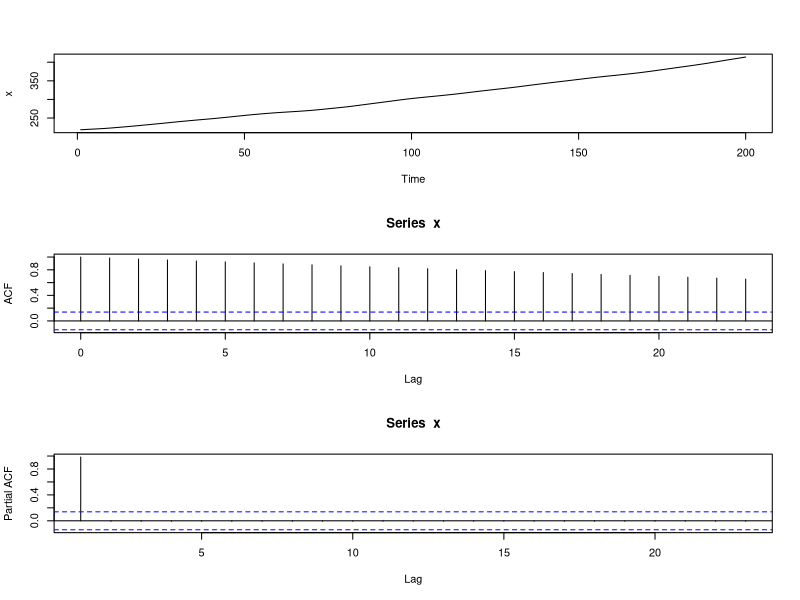
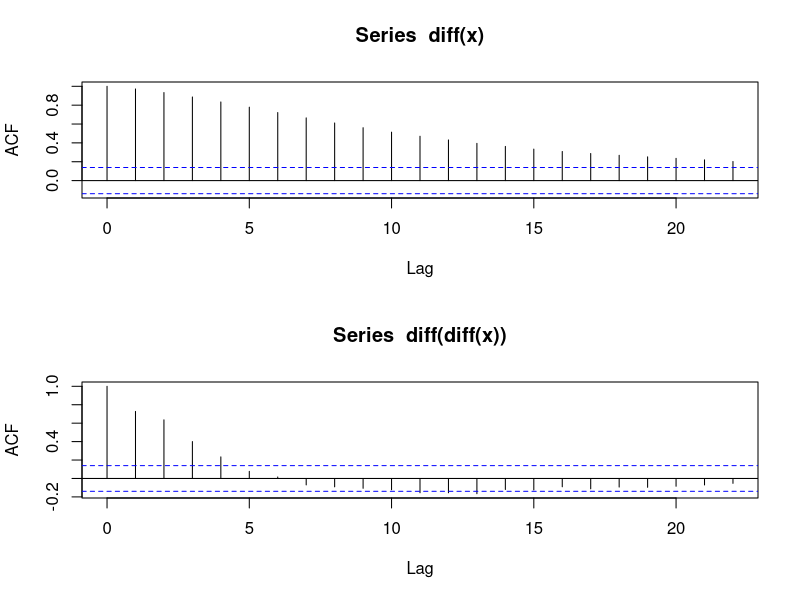
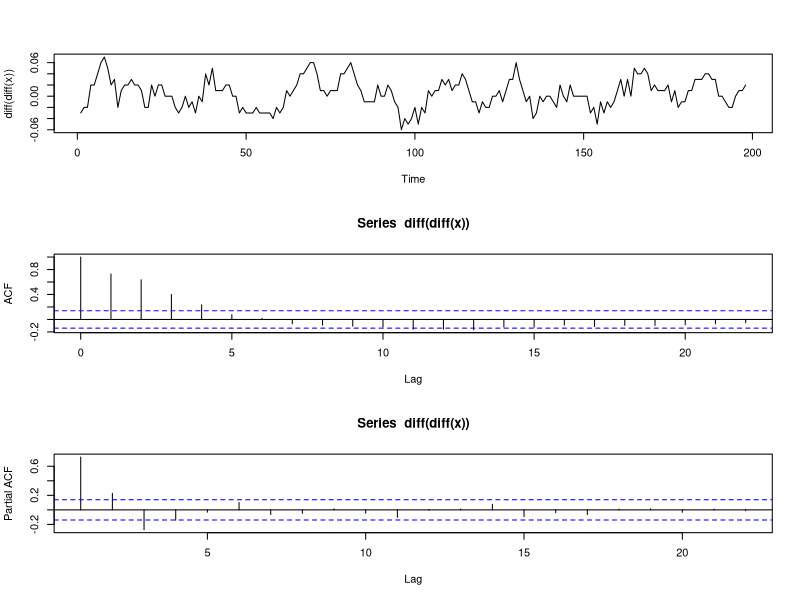
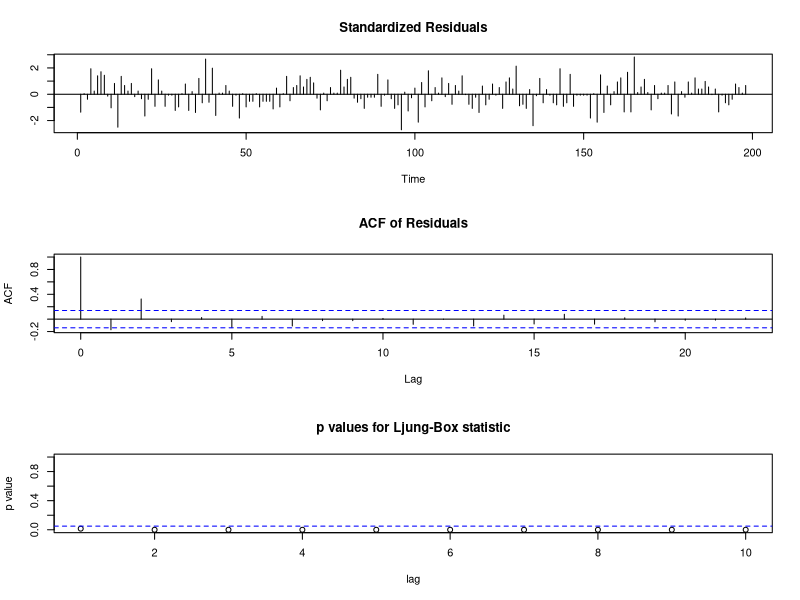
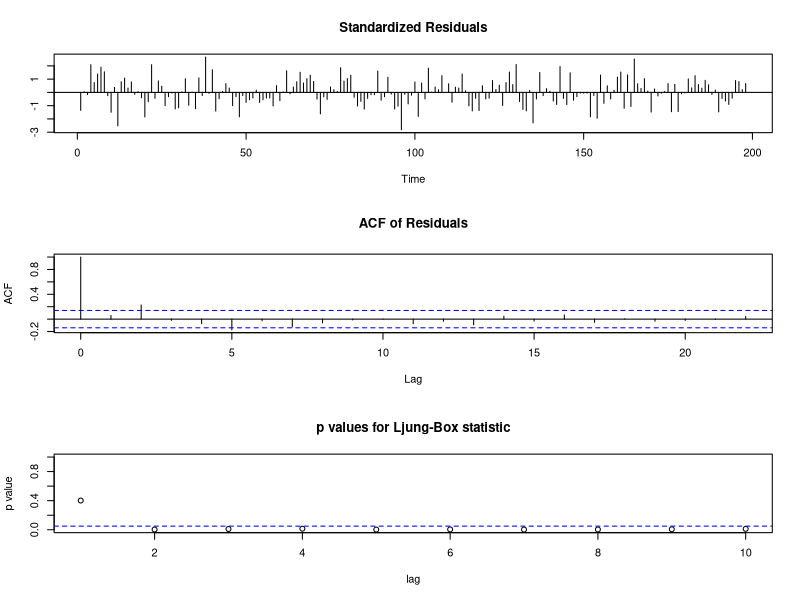
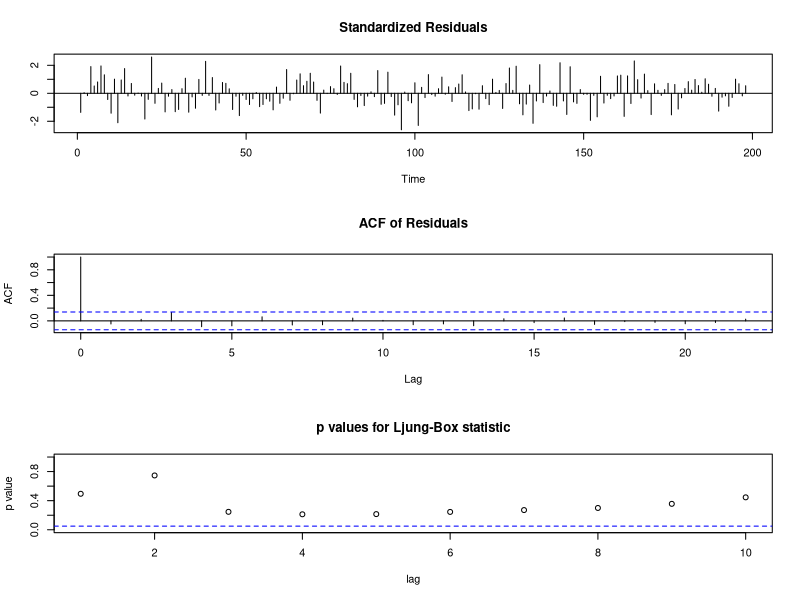
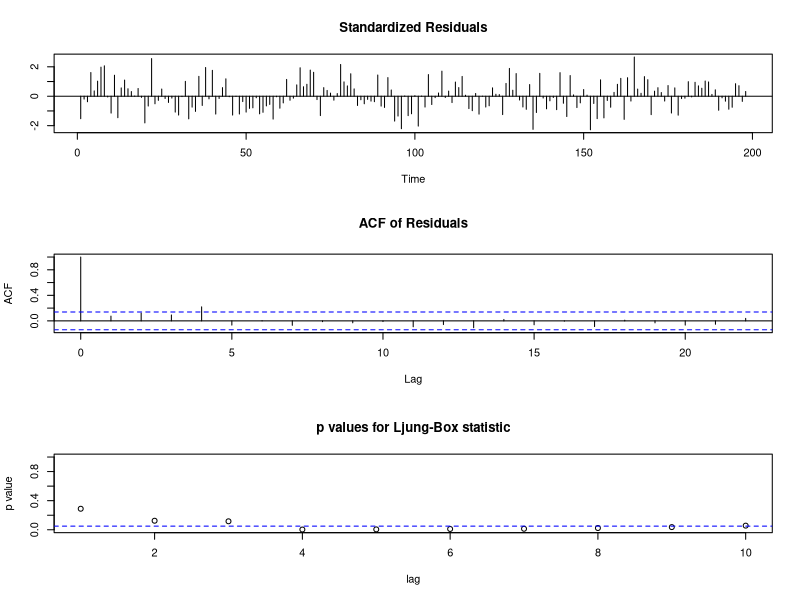
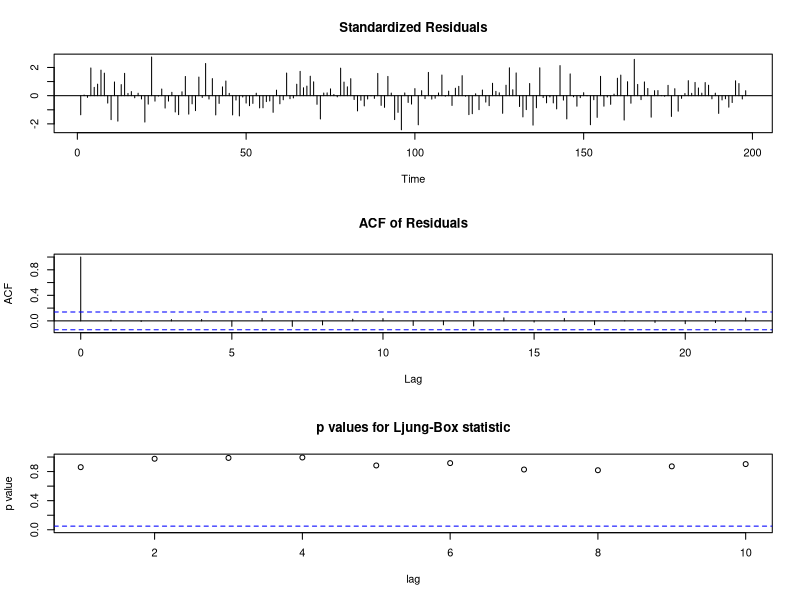

R code for these plots, in order:
## ---- chunk 1
knitr::opts_chunk$set(echo = TRUE, 
                      warning = FALSE,
                      error = FALSE,
                      message = FALSE,
                      tidy = TRUE,
                      fig.width = 6, 
                      fig.height = 6, 
                      fig.align = "center")
## ---- chunk 2
x = c(218.45, 218.98, 219.48, 219.96, 220.42, 220.90, 221.40, 221.94, 222.54, 223.21,
223.93, 224.67, 225.44, 226.19, 226.95, 227.73, 228.53, 229.36, 230.21, 231.08,
231.96, 232.82, 233.66, 234.52, 235.38, 236.26, 237.16, 238.06, 238.96, 239.86,
240.74, 241.59, 242.42, 243.25, 244.06, 244.86, 245.63, 246.40, 247.16, 247.96,
248.78, 249.65, 250.53, 251.42, 252.32, 253.24, 254.18, 255.12, 256.06, 256.97,
257.86, 258.72, 259.55, 260.35, 261.13, 261.88, 262.60, 263.29, 263.95, 264.57,
265.17, 265.74, 266.29, 266.85, 267.41, 267.98, 268.57, 269.20, 269.87, 270.59,
271.37, 272.21, 273.09, 273.98, 274.88, 275.78, 276.69, 277.61, 278.54, 279.51,
280.52, 281.58, 282.70, 283.86, 285.04, 286.23, 287.41, 288.58, 289.74, 290.89,
292.06, 293.23, 294.40, 295.59, 296.79, 297.98, 299.15, 300.26, 301.33, 302.35,
303.33, 304.29, 305.20, 306.09, 306.95, 307.82, 308.69, 309.57, 310.46, 311.38,
312.32, 313.29, 314.27, 315.27, 316.29, 317.35, 318.44, 319.54, 320.63, 321.71,
322.76, 323.80, 324.82, 325.82, 326.82, 327.82, 328.83, 329.83, 330.84, 331.88,
332.95, 334.08, 335.24, 336.41, 337.57, 338.73, 339.85, 340.94, 342.03, 343.11,
344.19, 345.27, 346.34, 347.39, 348.46, 349.53, 350.59, 351.67, 352.75, 353.83,
354.91, 355.99, 357.07, 358.12, 359.15, 360.13, 361.10, 362.04, 362.97, 363.88,
364.78, 365.69, 366.63, 367.57, 368.54, 369.51, 370.53, 371.59, 372.69, 373.84,
375.03, 376.23, 377.45, 378.68, 379.92, 381.17, 382.44, 383.70, 384.97, 386.22,
387.46, 388.69, 389.93, 391.18, 392.46, 393.77, 395.11, 396.49, 397.91, 399.36,
400.84, 402.32, 403.80, 405.27, 406.72, 408.15, 409.58, 411.02, 412.47, 413.94)
par(mfrow = c(3, 1))
ts.plot(x)
acf(x)
pacf(x)
## ---- chunk 3
par(mfrow = c(2, 1))
acf(diff(x))
acf(diff(diff(x)))
## ---- chunk 4
par(mfrow = c(3, 1))
ts.plot(diff(diff(x)))
acf(diff(diff(x)))
pacf(diff(diff(x)))
## ---- chunk 5
data = diff(diff(x))
## ---- chunk 6
f_ar1 = arima(data, order = c(1, 0, 0))
f_ar1
## ---- chunk 7
f_ar2 = arima(data, order = c(2, 0, 0))
f_ar2
## ---- chunk 8
f_ar3 = arima(data, order = c(3, 0, 0))
f_ar3
## ---- chunk 9
f_ma3 = arima(data, order = c(0, 0, 3))
f_ma3
## ---- chunk 10
f_arma12 = arima(data, order = c(1, 0, 2))
f_arma12
## ---- chunk 11
tsdiag(f_ar1)
tsdiag(f_ar2)
tsdiag(f_ar3)
tsdiag(f_ma3)
tsdiag(f_arma12)
## ---- chunk 12
my_prediction = predict(f_arma12, n.ahead = 5, se.fit = TRUE)
my_prediction
## ---- chunk 13
plot(199:203, my_prediction$pred, ylim = c(-0.06, 0.06), xlab = "time", ylab = "lag-2 of data")

arrows(x0=199:203, y0=my_prediction$pred - my_prediction$se, x1=199:203, y1=my_prediction$pred + my_prediction$se, code=3, angle=90, length=0.05, col = "red", lwd = 3)

arrows(x0=199:203, y0=my_prediction$pred - 1.96 * my_prediction$se, x1=199:203, y1=my_prediction$pred + 1.96 * my_prediction$se, code=3, angle=90, length=0.05, col = "blue")

legend(x=199,y=0.06,c("error bars","forecast intervals"),cex=.8,col=c("red","blue"),pch=c(1,1))
